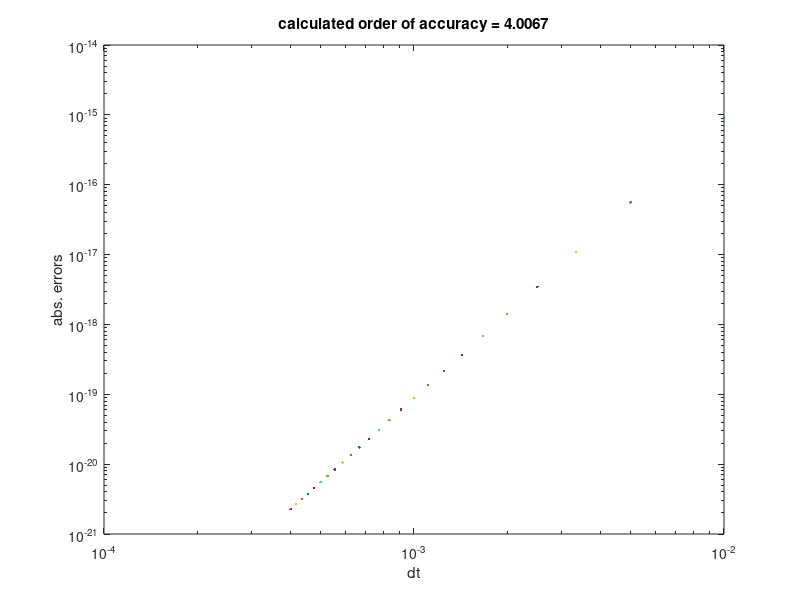

MATLAB code to generate this figure:
% Sample solution m-file.
% Suggested solutions.
%--------------------------------
% Investigating the order of accuracy for some common 
% numerical schemes for ODES.
% Numerically solving the ODE
% du/dt=alpha*u

clear all;  % clearing variables from workspace
close all;  % closing figure windows
format long; % display all the decimal places

alpha=-4.;  % suggested alpha
finaltime=5.;  % suggested final time
dtvect=[];  % declaring two empty matrices to store dt's and errors  
errorvect=[];

% loop for different timestep sizes
for ndt=2:2:50
 u0=1.;  % initial condition
 u=u0;  % set first value of f to f0
 dt=0.02/ndt;  % timestep sizes
 itimelast=round(finaltime/dt);  % total number of timesteps required

 for itime=0:itimelast-1  % timestepping loop
  switch 2  % use switch to choose which case to run
   case 1  %Explicit Euler
%BEGIN: WRITE YOUR CODE HERE, time-marching in f 
    u=u+dt*(alpha*u);  
%END
   case 2  %Runge-Kutta 4-th Order
%BEGIN: WRITE YOUR CODE HERE, time-marching in f  
    k1=dt*(alpha*u);
    k2=dt*(alpha*(u+k1/2));
    k3=dt*(alpha*(u+k2/2));
    k4=dt*(alpha*(u+k3));
    u=u+1/6*(k1+2*k2+2*k3+k4);
%END  
  end  
  t=dt*(itime+1);  %advance to next time instant
  exact=exp(alpha*t)*u0;  %the exact solution to the ODE
  error=abs(u-exact);
 end  
  figure(1)
  loglog(dt,error,'.','MarkerSize',6)  %plotting errors against dt 
  hold on;
% store dt and final error to dt_vect and error_vect respectively
  dtvect=[dtvect; dt]; errorvect=[errorvect; error];
end
hold off;
 
p=polyfit(log10(dtvect),log10(errorvect),1);  %finding gradient of the points in figure 1
title(['calculated order of accuracy = ',num2str(p(1))]);  %print it out as title
xlabel('dt');
ylabel('abs. errors');
